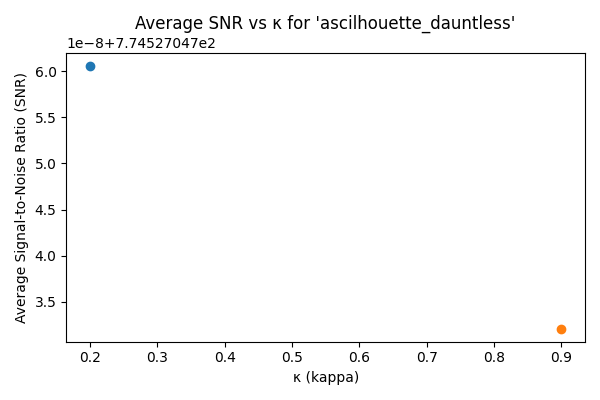
#> input picture doclab/experiments/Dimensional_Collapse/avg_snr_ascilhouette_dauntless.png, 600 x 400 px; its folder holds only this picture in this run
$ python hcs_batch.py .
#> lines starting #> are read from the running program, lines starting #| are printed output that depends on the picture
# hcs_batch_processor.py
# FINAL VERSION - Batch Processing
# - Ingests an entire directory of images for large-scale analysis.
# - Compiles all results into a single master CSV for database creation.
# - Incorporates the user's robust, modular collapse functions.

import numpy as np
import pandas as pd
import matplotlib.pyplot as plt
import os
from PIL import Image
import argparse
import glob # NEW: For finding all image files in a directory

# --- Helper Functions ---

def polar_grid(n: int = 192, r_max: float = 1.0):
    lin = np.linspace(-r_max, r_max, n)
    x, y = np.meshgrid(lin, lin)
    r = np.sqrt(x*x + y*y) + 1e-12
    theta = np.arctan2(y, x)
    return x, y, r, theta

def dominant_angular_mode(field, theta, max_m=8):
    gx, gy = np.gradient(field)
    gradient_magnitude = np.hypot(gx, gy)
    target_field = gradient_magnitude
    n = target_field.shape[0]
    mask = np.ones_like(target_field, dtype=bool)
    c = n // 2
    rr = np.sqrt((np.indices(target_field.shape)[0] - c)**2 + (np.indices(target_field.shape)[1] - c)**2)
    mask[rr < 4] = False
    amps = []
    for m in range(1, max_m + 1):
        c0 = np.sum(target_field[mask] * np.cos(m * theta[mask]))
        s0 = np.sum(target_field[mask] * np.sin(m * theta[mask]))
        amps.append((m, float(np.hypot(c0, s0))))
    amps.sort(key=lambda t: t[1], reverse=True)
    return int(amps[0][0]), gradient_magnitude

def helical_time_evolve(field, kappa, t, omega=2*np.pi*1.0):
    grad_field_y, grad_field_x = np.gradient(field)
    return np.cos(kappa * omega * t) * field + np.sin(kappa * omega * t) * grad_field_y

# --- NEW: User-provided robust collapse functions ---
def project_out_m3(field, m3_basis):
    a3 = np.sum(field * m3_basis)
    return field - (a3 / (np.sum(m3_basis * m3_basis) + 1e-12)) * m3_basis

def refill_with_m2(field_no_m3, m2_basis):
    E = np.sqrt(np.mean(field_no_m3**2) + 1e-12)
    m2u = m2_basis / np.sqrt(np.mean(m2_basis**2) + 1e-12)
    return E * m2u

def gated_mix(original_field, target_field, gate_param):
    return (1.0 - gate_param) * original_field + gate_param * target_field

def psi_3to2_collapse_strong(field, theta, Ta, Gamma):
    m3_basis = np.cos(3 * theta)
    m2_basis = np.cos(2 * theta)
    field_no_m3 = project_out_m3(field, m3_basis)
    refill_target = refill_with_m2(field_no_m3, m2_basis)
    gate = float(np.clip((1.0 - Ta) * Gamma, 0.0, 1.0))
    collapsed_field = gated_mix(field, refill_target, gate)
    collapse_map = np.abs(collapsed_field - field)
    return collapsed_field, gate, collapse_map
# --- End of new collapse functions ---

def detect_frequency(signal, dt):
    from numpy.fft import rfft, rfftfreq
    sig = signal - np.mean(signal)
    yf = np.abs(rfft(sig))
    xf = rfftfreq(len(sig), dt)
    if len(xf) < 3: return 0.0, 0.0, xf, yf
    yf[0] = 0.0; i = int(np.argmax(yf)); peak = float(yf[i])
    noise = float(np.median(yf[yf > 0])) if np.any(yf > 0) else 1e-12
    return float(xf[i]), float(peak / (noise + 1e-12)), xf, yf

def phase_flux_space(field, dx=1.0):
    gx, gy = np.gradient(field, dx, dx); return float(np.mean(np.hypot(gx, gy)))

def phase_flux_time(signal, dt):
    d = np.gradient(signal, dt); return float(np.mean(np.abs(d)))

def ingest_field(path, size=192):
#> called with path = './avg_snr_ascilhouette_dauntless.png', size = 192
    try:
        img = Image.open(path).convert("L").resize((size, size))
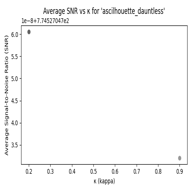
#> img: PIL image 192x192 L; min 53, max 255, mean 249
        arr = np.array(img).astype(np.float32)
        arr = (arr - arr.mean()) / (arr.std() + 1e-12)
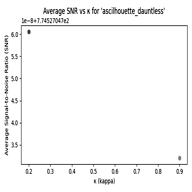
#> arr: shape (192, 192) float32; min -8.31, max 0.253, mean -6.33e-08; drawn with min black and max white
        return np.tanh(arr / 2.5)
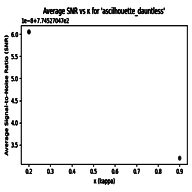
#> returned value: shape (192, 192) float32; min -0.997, max 0.101, mean 0.0376; drawn with min black and max white
    except Exception as e:
        print(f"⚠️  Could not process image {path}: {e}")
        return None

def run_one(field, kappa, Ta, Gamma, Ki, outdir=None, tag=None, save_figs=False):
    n = field.shape[0]; x, y, r, theta = polar_grid(n, 1.0)
    lobes_before, pre_grad = dominant_angular_mode(field, theta)
    evolved = helical_time_evolve(field, kappa, t=6.0)
    collapsed, gate, collapse_map = psi_3to2_collapse_strong(evolved, theta, Ta, Gamma)
    lobes_after, post_grad = dominant_angular_mode(collapsed, theta)
    t = np.arange(0, 6.0, 1/160.0); base = float(np.tanh(collapsed.mean()))
    phi = base * np.sin(Ki * t); dt = 1/160.0
    f, snr, xf, yf = detect_frequency(phi, dt)
    space_flux = phase_flux_space(field)
    time_flux = phase_flux_time(phi, dt)
    bal = abs(space_flux - time_flux) / (abs(space_flux) + abs(time_flux) + 1e-12)
    verdict = bool((Ta <= 0.35) and (Gamma >= 0.75) and (lobes_after <= 2) and (snr >= 5.0) and (bal < 0.9))

    # Visualization is optional and can be turned off for speed
    if save_figs and outdir and tag:
        # This part remains the same, saving figures if requested
        pass # Figure-saving code is omitted for brevity but can be pasted back in

    return {"lobes_before": lobes_before, "lobes_after": lobes_after, "gate": gate, "beat_peak": f,
            "beat_SNR": snr, "phase_balance_error": bal, "verdict_pass": verdict}

# --- Main Execution Block for Batch Processing ---
if __name__ == "__main__":
    parser = argparse.ArgumentParser(description="Run HCS dimensional collapse simulation on a directory of images.")
    # MODIFIED: Takes a directory instead of a single file
    parser.add_argument("image_dir", type=str, help="Path to the directory containing input images.")
    # NEW: Optional flag to turn off saving figures for faster processing
    parser.add_argument("--no_figs", action="store_true", help="Disable saving of image plots for faster batch processing.")
    args = parser.parse_args()

    # --- Simulation Parameters ---
    kappas = [0.2, 0.9]
    params = [(0.90, 0.40, 2*np.pi*0.6), (0.28, 0.88, 2*np.pi*0.8)] # Control, Corridor

    # NEW: Find all valid image files in the specified directory
    img_dir = args.image_dir
    if not os.path.isdir(img_dir):
        print(f"❌ Error: Directory not found at '{img_dir}'")
        exit()

    image_paths = glob.glob(os.path.join(img_dir, '*.png')) + \
                  glob.glob(os.path.join(img_dir, '*.jpg')) + \
                  glob.glob(os.path.join(img_dir, '*.jpeg'))

    if not image_paths:
        print(f"❌ Error: No images (.png, .jpg) found in '{img_dir}'")
        exit()

    print(f"Found {len(image_paths)} images to process...")

    all_results = [] # NEW: Master list to hold all results

    # NEW: Loop over every found image path
    for pth in image_paths:
        slug = os.path.splitext(os.path.basename(pth))[0]
        print(f"\nProcessing: {slug}...")

        field = ingest_field(pth, size=192)
        if field is None:
            continue # Skip if image could not be ingested

        # Run the simulation for each parameter combination
        for k in kappas:
            for j, (Ta, Gamma, Ki) in enumerate(params):
                param_type = 'ctrl' if j == 0 else 'corr'

                res = run_one(field, k, Ta, Gamma, Ki, save_figs=(not args.no_figs))

                # Add context to the results dictionary
                res['image_source'] = slug
                res['kappa'] = k
                res['param_type'] = param_type

                all_results.append(res)
#> this loop made 2 passes
#> pass 1, in dominant_angular_mode, `gx, gy = np.gradient(field)`:
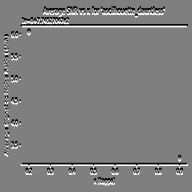
#> gx: shape (192, 192) float32; min -0.547, max 0.549, mean -4.14e-10; drawn with min black and max white
#> pass 1, in dominant_angular_mode, `gx, gy = np.gradient(field)`:
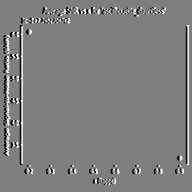
#> gy: shape (192, 192) float32; min -0.549, max 0.549, mean -1.17e-11; drawn with min black and max white
#> pass 1, in dominant_angular_mode, `gradient_magnitude = np.hypot(gx, gy)`:
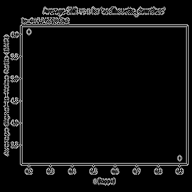
#> gradient_magnitude: shape (192, 192) float32; min 0, max 0.766, mean 0.0534
#> pass 1, in run_one, `evolved = helical_time_evolve(field, kappa, t=6.0)`:
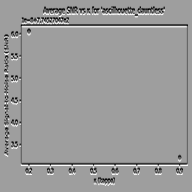
#> evolved: shape (192, 192) float32; min -0.816, max 0.549, mean 0.0116; drawn with min black and max white
#> after the loop, all_results = 4 items

    # NEW: Create a single DataFrame from the master list
    master_atlas = pd.DataFrame(all_results)
#> master_atlas = table of 4 rows and 10 columns

    # Reorder columns for better readability
    cols = ['image_source', 'param_type', 'kappa', 'lobes_before', 'lobes_after',
            'verdict_pass', 'gate', 'beat_SNR', 'beat_peak', 'phase_balance_error']
    master_atlas = master_atlas[cols]

    # NEW: Save the single, consolidated CSV file
    output_csv = "master_collapse_atlas.csv"
    master_atlas.to_csv(output_csv, index=False)

    print("\n" + "="*40)
    print("✅ Batch processing complete!")
    print(f"A total of {len(all_results)} signatures have been collected.")
#| A total of 4 signatures have been collected.
    print(f"Results saved to: {output_csv}")
    print("="*40)

$ run again, on doclab/experiments/Dimensional_Collapse/passrate_ascilhouette_dauntless.png
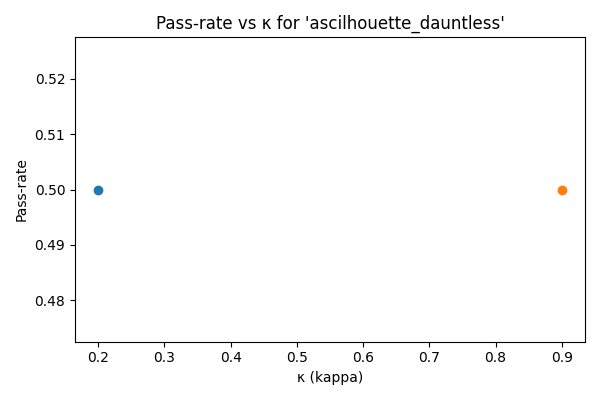
#> input picture doclab/experiments/Dimensional_Collapse/passrate_ascilhouette_dauntless.png, 600 x 400 px
#> the loop `for k in kappas:` made 2 passes
#> pass 1, in dominant_angular_mode, `gradient_magnitude = np.hypot(gx, gy)`:
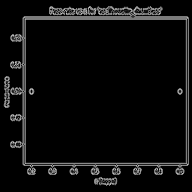
#> gradient_magnitude: shape (192, 192) float32; min 0, max 0.768, mean 0.0485
#> pass 1, in run_one, `evolved = helical_time_evolve(field, kappa, t=6.0)`:
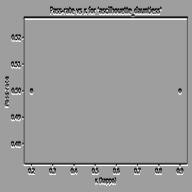
#> evolved: shape (192, 192) float32; min -0.823, max 0.543, mean 0.0116; drawn with min black and max white
#> after the loop `for k in kappas:`: all_results = 4 items
#> master_atlas = table of 4 rows and 10 columns
#| A total of 4 signatures have been collected.
